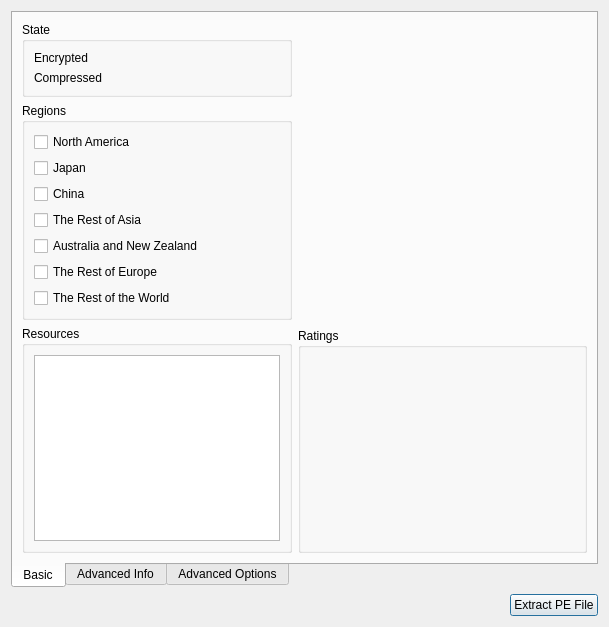
<?xml version="1.0" encoding="UTF-8"?>
<ui version="4.0">
 <class>XexDialog</class>
 <widget class="QDialog" name="XexDialog">
  <property name="geometry">
   <rect>
    <x>0</x>
    <y>0</y>
    <width>573</width>
    <height>559</height>
   </rect>
  </property>
  <property name="windowTitle">
   <string>XEX Dialog</string>
  </property>
  <property name="windowIcon">
   <iconset resource="Resources.qrc">
    <normaloff>:/Images/Leaner24.png</normaloff>:/Images/Leaner24.png</iconset>
  </property>
  <layout class="QVBoxLayout" name="verticalLayout_8">
   <item>
    <widget class="QTabWidget" name="tabWidget">
     <property name="tabPosition">
      <enum>QTabWidget::South</enum>
     </property>
     <property name="currentIndex">
      <number>0</number>
     </property>
     <widget class="QWidget" name="tabBasic">
      <attribute name="title">
       <string>Basic</string>
      </attribute>
      <layout class="QHBoxLayout" name="horizontalLayout_6">
       <item>
        <layout class="QVBoxLayout" name="verticalLayout_14">
         <item>
          <widget class="QGroupBox" name="groupBox_11">
           <property name="title">
            <string>State</string>
           </property>
           <layout class="QVBoxLayout" name="verticalLayout_12">
            <item>
             <widget class="QLabel" name="lblEncrypted">
              <property name="text">
               <string>Encrypted</string>
              </property>
             </widget>
            </item>
            <item>
             <widget class="QLabel" name="lblCompressed">
              <property name="text">
               <string>Compressed</string>
              </property>
             </widget>
            </item>
           </layout>
          </widget>
         </item>
         <item>
          <widget class="QGroupBox" name="groupBox_7">
           <property name="title">
            <string>Regions</string>
           </property>
           <layout class="QVBoxLayout" name="verticalLayout_6">
            <item>
             <widget class="QCheckBox" name="chkNorthAmerica">
              <property name="text">
               <string>North America</string>
              </property>
             </widget>
            </item>
            <item>
             <widget class="QCheckBox" name="chkJapan">
              <property name="text">
               <string>Japan</string>
              </property>
             </widget>
            </item>
            <item>
             <widget class="QCheckBox" name="chkChina">
              <property name="text">
               <string>China</string>
              </property>
             </widget>
            </item>
            <item>
             <widget class="QCheckBox" name="chkRestOfAsia">
              <property name="text">
               <string>The Rest of Asia</string>
              </property>
             </widget>
            </item>
            <item>
             <widget class="QCheckBox" name="chkAustraliaNewZealand">
              <property name="text">
               <string>Australia and New Zealand</string>
              </property>
             </widget>
            </item>
            <item>
             <widget class="QCheckBox" name="chkRestOfEurope">
              <property name="text">
               <string>The Rest of Europe</string>
              </property>
             </widget>
            </item>
            <item>
             <widget class="QCheckBox" name="chkRestOfWorld">
              <property name="text">
               <string>The Rest of the World</string>
              </property>
             </widget>
            </item>
           </layout>
          </widget>
         </item>
         <item>
          <widget class="QGroupBox" name="groupBox_6">
           <property name="title">
            <string>Resources</string>
           </property>
           <layout class="QVBoxLayout" name="verticalLayout_5">
            <item>
             <widget class="QTreeWidget" name="treResources">
              <attribute name="headerVisible">
               <bool>false</bool>
              </attribute>
              <attribute name="headerDefaultSectionSize">
               <number>100</number>
              </attribute>
              <column>
               <property name="text">
                <string>Name</string>
               </property>
              </column>
              <column>
               <property name="text">
                <string>Size</string>
               </property>
              </column>
             </widget>
            </item>
           </layout>
          </widget>
         </item>
        </layout>
       </item>
       <item>
        <layout class="QVBoxLayout" name="verticalLayout_13">
         <item>
          <layout class="QHBoxLayout" name="horizontalLayout_5">
           <item>
            <spacer name="horizontalSpacer_2">
             <property name="orientation">
              <enum>Qt::Horizontal</enum>
             </property>
             <property name="sizeHint" stdset="0">
              <size>
               <width>40</width>
               <height>20</height>
              </size>
             </property>
            </spacer>
           </item>
           <item>
            <widget class="QLabel" name="imgBoxArt">
             <property name="minimumSize">
              <size>
               <width>219</width>
               <height>300</height>
              </size>
             </property>
             <property name="maximumSize">
              <size>
               <width>219</width>
               <height>300</height>
              </size>
             </property>
             <property name="frameShape">
              <enum>QFrame::NoFrame</enum>
             </property>
             <property name="text">
              <string/>
             </property>
             <property name="pixmap">
              <pixmap resource="Resources.qrc">:/Images/default_boxartlg.jpg</pixmap>
             </property>
            </widget>
           </item>
           <item>
            <spacer name="horizontalSpacer_3">
             <property name="orientation">
              <enum>Qt::Horizontal</enum>
             </property>
             <property name="sizeHint" stdset="0">
              <size>
               <width>40</width>
               <height>20</height>
              </size>
             </property>
            </spacer>
           </item>
          </layout>
         </item>
         <item>
          <widget class="QGroupBox" name="groupBox_3">
           <property name="title">
            <string>Ratings</string>
           </property>
           <layout class="QGridLayout" name="gridLayout">
            <item row="0" column="2">
             <widget class="QLabel" name="imgOflcAU">
              <property name="minimumSize">
               <size>
                <width>64</width>
                <height>64</height>
               </size>
              </property>
              <property name="maximumSize">
               <size>
                <width>64</width>
                <height>64</height>
               </size>
              </property>
              <property name="toolTip">
               <string>Australian Office of Film and Literature Classification Board</string>
              </property>
              <property name="frameShape">
               <enum>QFrame::NoFrame</enum>
              </property>
              <property name="text">
               <string/>
              </property>
             </widget>
            </item>
            <item row="0" column="0">
             <widget class="QLabel" name="imgEsrbRating">
              <property name="minimumSize">
               <size>
                <width>50</width>
                <height>70</height>
               </size>
              </property>
              <property name="maximumSize">
               <size>
                <width>50</width>
                <height>70</height>
               </size>
              </property>
              <property name="toolTip">
               <string>North America Entertainment Software Rating Board</string>
              </property>
              <property name="frameShape">
               <enum>QFrame::NoFrame</enum>
              </property>
              <property name="text">
               <string/>
              </property>
             </widget>
            </item>
            <item row="0" column="1">
             <widget class="QLabel" name="imgPegiRating">
              <property name="minimumSize">
               <size>
                <width>64</width>
                <height>66</height>
               </size>
              </property>
              <property name="maximumSize">
               <size>
                <width>64</width>
                <height>66</height>
               </size>
              </property>
              <property name="toolTip">
               <string>Great Britan's Pan European Games Information</string>
              </property>
              <property name="frameShape">
               <enum>QFrame::NoFrame</enum>
              </property>
              <property name="text">
               <string/>
              </property>
             </widget>
            </item>
            <item row="0" column="3">
             <widget class="QLabel" name="imgOflcNZ">
              <property name="minimumSize">
               <size>
                <width>69</width>
                <height>64</height>
               </size>
              </property>
              <property name="maximumSize">
               <size>
                <width>69</width>
                <height>64</height>
               </size>
              </property>
              <property name="toolTip">
               <string>New Zealand Office of Film and Literature Classification Board</string>
              </property>
              <property name="frameShape">
               <enum>QFrame::NoFrame</enum>
              </property>
              <property name="text">
               <string/>
              </property>
             </widget>
            </item>
           </layout>
          </widget>
         </item>
        </layout>
       </item>
      </layout>
     </widget>
     <widget class="QWidget" name="tabAdvancedInfo">
      <attribute name="title">
       <string>Advanced Info</string>
      </attribute>
      <layout class="QGridLayout" name="gridLayout_2">
       <item row="0" column="0">
        <widget class="QGroupBox" name="groupBox_10">
         <property name="title">
          <string>Security Info</string>
         </property>
         <layout class="QVBoxLayout" name="verticalLayout_11">
          <item>
           <layout class="QHBoxLayout" name="horizontalLayout_4" stretch="0,1">
            <item>
             <layout class="QVBoxLayout" name="verticalLayout_10">
              <item>
               <widget class="QLabel" name="label">
                <property name="text">
                 <string>Image Size:</string>
                </property>
               </widget>
              </item>
              <item>
               <widget class="QLabel" name="label_2">
                <property name="text">
                 <string>Load Address: </string>
                </property>
               </widget>
              </item>
              <item>
               <widget class="QLabel" name="label_3">
                <property name="text">
                 <string>Media ID:</string>
                </property>
               </widget>
              </item>
              <item>
               <widget class="QLabel" name="label_4">
                <property name="text">
                 <string>Key: </string>
                </property>
               </widget>
              </item>
              <item>
               <widget class="QLabel" name="label_6">
                <property name="text">
                 <string>LAN Key:</string>
                </property>
               </widget>
              </item>
             </layout>
            </item>
            <item>
             <layout class="QVBoxLayout" name="verticalLayout_9">
              <item>
               <widget class="QLabel" name="lblImageSize">
                <property name="text">
                 <string>...</string>
                </property>
               </widget>
              </item>
              <item>
               <widget class="QLabel" name="lblLoadAddress">
                <property name="text">
                 <string>...</string>
                </property>
               </widget>
              </item>
              <item>
               <widget class="QLabel" name="lblMediaID">
                <property name="text">
                 <string>...</string>
                </property>
               </widget>
              </item>
              <item>
               <widget class="QLabel" name="lblKey">
                <property name="text">
                 <string>...</string>
                </property>
               </widget>
              </item>
              <item>
               <widget class="QLabel" name="lblLANKey">
                <property name="text">
                 <string>...</string>
                </property>
               </widget>
              </item>
             </layout>
            </item>
           </layout>
          </item>
         </layout>
        </widget>
       </item>
       <item row="0" column="1">
        <widget class="QGroupBox" name="groupBox">
         <property name="title">
          <string>System Import Libraries</string>
         </property>
         <layout class="QVBoxLayout" name="verticalLayout">
          <item>
           <widget class="QListWidget" name="lstSystemImportLibraries"/>
          </item>
         </layout>
        </widget>
       </item>
       <item row="1" column="0">
        <widget class="QGroupBox" name="groupBox_4">
         <property name="title">
          <string>Static Libraries</string>
         </property>
         <layout class="QVBoxLayout" name="verticalLayout_3">
          <item>
           <widget class="QTreeWidget" name="treStaticLibraries">
            <attribute name="headerVisible">
             <bool>false</bool>
            </attribute>
            <attribute name="headerDefaultSectionSize">
             <number>150</number>
            </attribute>
            <column>
             <property name="text">
              <string>Name</string>
             </property>
            </column>
            <column>
             <property name="text">
              <string>Version</string>
             </property>
            </column>
           </widget>
          </item>
         </layout>
        </widget>
       </item>
       <item row="1" column="1">
        <widget class="QGroupBox" name="groupBox_5">
         <property name="title">
          <string>Executable Info</string>
         </property>
         <layout class="QHBoxLayout" name="horizontalLayout_2">
          <item>
           <widget class="QTreeWidget" name="treExecutableInfo">
            <attribute name="headerVisible">
             <bool>false</bool>
            </attribute>
            <attribute name="headerDefaultSectionSize">
             <number>150</number>
            </attribute>
            <column>
             <property name="text">
              <string>Property</string>
             </property>
            </column>
            <column>
             <property name="text">
              <string>Value</string>
             </property>
            </column>
           </widget>
          </item>
         </layout>
        </widget>
       </item>
      </layout>
     </widget>
     <widget class="QWidget" name="tabAdvancedOptions">
      <attribute name="title">
       <string>Advanced Options</string>
      </attribute>
      <layout class="QHBoxLayout" name="horizontalLayout">
       <item>
        <widget class="QGroupBox" name="groupBox_8">
         <property name="title">
          <string>Allowed Media Types</string>
         </property>
         <layout class="QVBoxLayout" name="verticalLayout_4">
          <item>
           <widget class="QCheckBox" name="chkHardDisk">
            <property name="text">
             <string>Hard Disk</string>
            </property>
           </widget>
          </item>
          <item>
           <widget class="QCheckBox" name="chkDVDX2">
            <property name="text">
             <string>DVDX2</string>
            </property>
           </widget>
          </item>
          <item>
           <widget class="QCheckBox" name="chkDVDCD">
            <property name="text">
             <string>DVDCD</string>
            </property>
           </widget>
          </item>
          <item>
           <widget class="QCheckBox" name="chkDVD5">
            <property name="text">
             <string>DVD5</string>
            </property>
           </widget>
          </item>
          <item>
           <widget class="QCheckBox" name="chkDVD9">
            <property name="text">
             <string>DVD9</string>
            </property>
           </widget>
          </item>
          <item>
           <widget class="QCheckBox" name="chkSystemFlash">
            <property name="text">
             <string>System Flash</string>
            </property>
           </widget>
          </item>
          <item>
           <widget class="QCheckBox" name="chkMemoryUnit">
            <property name="text">
             <string>Memory Unity</string>
            </property>
           </widget>
          </item>
          <item>
           <widget class="QCheckBox" name="chkMassStorageDevice">
            <property name="text">
             <string>Mass Storage Device</string>
            </property>
           </widget>
          </item>
          <item>
           <widget class="QCheckBox" name="chkSMBFileSystem">
            <property name="text">
             <string>SMB File System</string>
            </property>
           </widget>
          </item>
          <item>
           <widget class="QCheckBox" name="chkDirectFromRAM">
            <property name="text">
             <string>Direct From RAM</string>
            </property>
           </widget>
          </item>
          <item>
           <widget class="QCheckBox" name="chkSecureOpticalDevice">
            <property name="text">
             <string>Secure Virtual Optical Device</string>
            </property>
           </widget>
          </item>
          <item>
           <widget class="QCheckBox" name="chkWirelessNStorageDevice">
            <property name="text">
             <string>Wireless N Storage Device</string>
            </property>
           </widget>
          </item>
          <item>
           <widget class="QCheckBox" name="chkSystemExtendedPartition">
            <property name="text">
             <string>System Extended Partiton</string>
            </property>
           </widget>
          </item>
          <item>
           <widget class="QCheckBox" name="chkSystemAuxillaryPartition">
            <property name="text">
             <string>System Axuillary Partition</string>
            </property>
           </widget>
          </item>
          <item>
           <widget class="QCheckBox" name="chkInsecurePackage">
            <property name="text">
             <string>Insecure Package</string>
            </property>
           </widget>
          </item>
          <item>
           <widget class="QCheckBox" name="chkSaveGamePackage">
            <property name="text">
             <string>Save Game Package</string>
            </property>
           </widget>
          </item>
          <item>
           <widget class="QCheckBox" name="chkLocallySignedPackage">
            <property name="text">
             <string>Locally Signed Package</string>
            </property>
           </widget>
          </item>
          <item>
           <widget class="QCheckBox" name="chkLiveSignedPackage">
            <property name="text">
             <string>Live Signed Package</string>
            </property>
           </widget>
          </item>
          <item>
           <widget class="QCheckBox" name="chkXboxPlatformPackage">
            <property name="text">
             <string>Xbox Platform Package</string>
            </property>
           </widget>
          </item>
         </layout>
        </widget>
       </item>
       <item>
        <widget class="QGroupBox" name="groupBox_2">
         <property name="title">
          <string>Module Flags</string>
         </property>
         <layout class="QVBoxLayout" name="verticalLayout_2">
          <item>
           <widget class="QCheckBox" name="chkTitleModule">
            <property name="enabled">
             <bool>true</bool>
            </property>
            <property name="text">
             <string>Title Module</string>
            </property>
            <property name="checkable">
             <bool>true</bool>
            </property>
           </widget>
          </item>
          <item>
           <widget class="QCheckBox" name="chkExportsToTitle">
            <property name="enabled">
             <bool>true</bool>
            </property>
            <property name="text">
             <string>Exports to Title</string>
            </property>
            <property name="checkable">
             <bool>true</bool>
            </property>
           </widget>
          </item>
          <item>
           <widget class="QCheckBox" name="chkSystemDebugger">
            <property name="enabled">
             <bool>true</bool>
            </property>
            <property name="text">
             <string>System Debugger</string>
            </property>
            <property name="checkable">
             <bool>true</bool>
            </property>
           </widget>
          </item>
          <item>
           <widget class="QCheckBox" name="chkDLL">
            <property name="enabled">
             <bool>true</bool>
            </property>
            <property name="text">
             <string>DLL</string>
            </property>
            <property name="checkable">
             <bool>true</bool>
            </property>
           </widget>
          </item>
          <item>
           <widget class="QCheckBox" name="chkPatch">
            <property name="enabled">
             <bool>true</bool>
            </property>
            <property name="text">
             <string>Patch</string>
            </property>
            <property name="checkable">
             <bool>true</bool>
            </property>
           </widget>
          </item>
          <item>
           <widget class="QCheckBox" name="chkFullPatch">
            <property name="enabled">
             <bool>true</bool>
            </property>
            <property name="text">
             <string>Full Patch</string>
            </property>
            <property name="checkable">
             <bool>true</bool>
            </property>
           </widget>
          </item>
          <item>
           <widget class="QCheckBox" name="chkDeltaPatch">
            <property name="enabled">
             <bool>true</bool>
            </property>
            <property name="text">
             <string>Delta Patch</string>
            </property>
            <property name="checkable">
             <bool>true</bool>
            </property>
           </widget>
          </item>
          <item>
           <widget class="QCheckBox" name="chkUserMode">
            <property name="enabled">
             <bool>true</bool>
            </property>
            <property name="text">
             <string>User Mode</string>
            </property>
            <property name="checkable">
             <bool>true</bool>
            </property>
           </widget>
          </item>
         </layout>
        </widget>
       </item>
       <item>
        <widget class="QGroupBox" name="groupBox_9">
         <property name="title">
          <string>Image Flags</string>
         </property>
         <layout class="QVBoxLayout" name="verticalLayout_7">
          <item>
           <widget class="QCheckBox" name="chkXgd2MediaOnly">
            <property name="enabled">
             <bool>true</bool>
            </property>
            <property name="text">
             <string>XGD2 Media Only</string>
            </property>
            <property name="checkable">
             <bool>true</bool>
            </property>
           </widget>
          </item>
          <item>
           <widget class="QCheckBox" name="chkCardeaKey">
            <property name="enabled">
             <bool>true</bool>
            </property>
            <property name="text">
             <string>Cardea Key</string>
            </property>
            <property name="checkable">
             <bool>true</bool>
            </property>
           </widget>
          </item>
          <item>
           <widget class="QCheckBox" name="chkXeikaKey">
            <property name="enabled">
             <bool>true</bool>
            </property>
            <property name="text">
             <string>Xeika Key</string>
            </property>
            <property name="checkable">
             <bool>true</bool>
            </property>
           </widget>
          </item>
          <item>
           <widget class="QCheckBox" name="chkTitleUserMode">
            <property name="enabled">
             <bool>true</bool>
            </property>
            <property name="text">
             <string>Title User Mode</string>
            </property>
            <property name="checkable">
             <bool>true</bool>
            </property>
           </widget>
          </item>
          <item>
           <widget class="QCheckBox" name="chkSystemUserMode">
            <property name="enabled">
             <bool>true</bool>
            </property>
            <property name="text">
             <string>System User Mode</string>
            </property>
            <property name="checkable">
             <bool>true</bool>
            </property>
           </widget>
          </item>
          <item>
           <widget class="QCheckBox" name="chkOrange0">
            <property name="enabled">
             <bool>true</bool>
            </property>
            <property name="text">
             <string>Orange0</string>
            </property>
            <property name="checkable">
             <bool>true</bool>
            </property>
           </widget>
          </item>
          <item>
           <widget class="QCheckBox" name="chkOrange1">
            <property name="enabled">
             <bool>true</bool>
            </property>
            <property name="text">
             <string>Orange1</string>
            </property>
            <property name="checkable">
             <bool>true</bool>
            </property>
           </widget>
          </item>
          <item>
           <widget class="QCheckBox" name="chkOrange2">
            <property name="enabled">
             <bool>true</bool>
            </property>
            <property name="text">
             <string>Orange2</string>
            </property>
            <property name="checkable">
             <bool>true</bool>
            </property>
           </widget>
          </item>
          <item>
           <widget class="QCheckBox" name="chkIptvSignupApplication">
            <property name="text">
             <string>IPTV Signup Application</string>
            </property>
           </widget>
          </item>
          <item>
           <widget class="QCheckBox" name="chkIptvTitleApplication">
            <property name="text">
             <string>IPTV Title Application</string>
            </property>
           </widget>
          </item>
          <item>
           <widget class="QCheckBox" name="chkKeyvaultPrivilegesRequired">
            <property name="text">
             <string>Keyvault Privileges Required</string>
            </property>
           </widget>
          </item>
          <item>
           <widget class="QCheckBox" name="chkOnlineActivationRequired">
            <property name="text">
             <string>Online Acativation Required</string>
            </property>
           </widget>
          </item>
          <item>
           <widget class="QCheckBox" name="chkPageSize4KB">
            <property name="text">
             <string>Page Size 4KB</string>
            </property>
           </widget>
          </item>
          <item>
           <widget class="QCheckBox" name="chkNoGameRegion">
            <property name="text">
             <string>No Game Region</string>
            </property>
           </widget>
          </item>
          <item>
           <widget class="QCheckBox" name="chkRevocationCheckOptional">
            <property name="text">
             <string>Revocation Check Optional</string>
            </property>
           </widget>
          </item>
          <item>
           <widget class="QCheckBox" name="chkRevocationCheckRequired">
            <property name="text">
             <string>Revocation Check Required</string>
            </property>
           </widget>
          </item>
         </layout>
        </widget>
       </item>
      </layout>
     </widget>
    </widget>
   </item>
   <item>
    <layout class="QHBoxLayout" name="horizontalLayout_3">
     <item>
      <spacer name="horizontalSpacer">
       <property name="orientation">
        <enum>Qt::Horizontal</enum>
       </property>
       <property name="sizeHint" stdset="0">
        <size>
         <width>40</width>
         <height>20</height>
        </size>
       </property>
      </spacer>
     </item>
     <item>
      <widget class="QPushButton" name="pushButton">
       <property name="text">
        <string>Extract PE File</string>
       </property>
       <property name="icon">
        <iconset resource="Resources.qrc">
         <normaloff>:/Images/extract.png</normaloff>:/Images/extract.png</iconset>
       </property>
      </widget>
     </item>
    </layout>
   </item>
  </layout>
 </widget>
 <resources>
  <include location="Resources.qrc"/>
 </resources>
 <connections/>
</ui>
